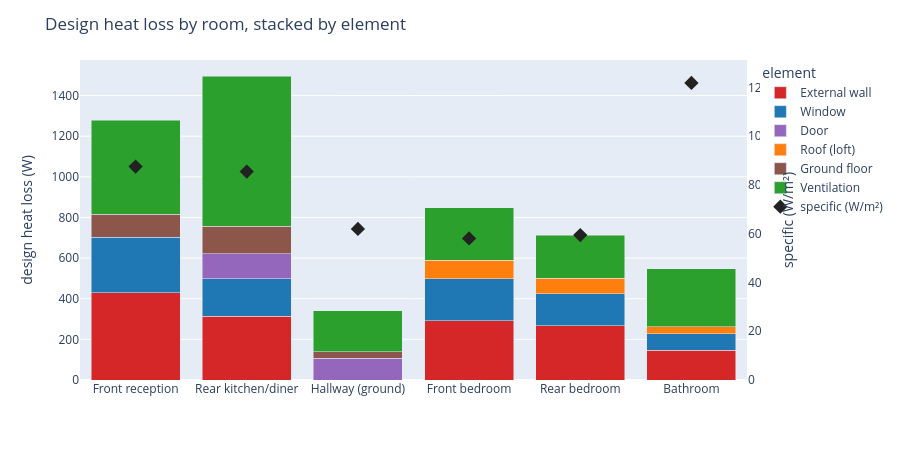

The cell this chart's notebook holds for it:
### Markdown cell above
### 2. Per-room heat loss, stacked by element

The required Phase 1 bar chart. Each bar is a room's total design load, stacked
by element category so the fabric-vs-ventilation and wall-vs-window splits are
legible per room. The dashed markers show **specific** heat loss (W/m²) on the
right axis — a small high-ventilation bathroom can lose a lot per m² even when
its absolute watts are modest.

### Code cell
room_order = [r.name for r in result.rooms]
cat_order = [c for c in CATEGORY_COLOURS if c in set(flows["category"])]

fig_bar = px.bar(
    flows, x="room", y="watts", color="category",
    category_orders={"room": room_order, "category": cat_order},
    color_discrete_map=CATEGORY_COLOURS,
)
fig_bar.update_traces(hovertemplate="%{x}<br>%{fullData.name}: %{y:.0f} W<extra></extra>")

specific = [r.specific_heat_loss_w_per_m2 for r in result.rooms]
fig_bar.add_scatter(
    x=room_order, y=specific, name="specific (W/m²)", yaxis="y2",
    mode="markers", marker=dict(symbol="diamond", size=11, color="#222"),
    hovertemplate="%{x}<br>%{y:.0f} W/m²<extra></extra>",
)
fig_bar.update_layout(
    title="Design heat loss by room, stacked by element",
    xaxis_title="", yaxis_title="design heat loss (W)",
    yaxis2=dict(title="specific (W/m²)", overlaying="y", side="right",
                showgrid=False, rangemode="tozero"),
    legend_title="element", height=460, barmode="stack",
)
fig_bar.write_html(REPORTS / "heat_loss_by_room.html", **HTML_KW)
fig_bar

### Figure 1 — Plotly figure (JSON) as saved in the notebook; plotly's stock layout.template omitted (floating-point values rounded to 4 significant figures)
{"data": [{"hovertemplate": "%{x}<br>%{fullData.name}: %{y:.0f} W<extra></extra>", "legendgroup": "External wall", "marker": {"color": "#d62728", "pattern": {"shape": ""}}, "name": "External wall", "orientation": "v", "showlegend": true, "textposition": "auto", "type": "bar", "x": ["Bathroom", "Front bedroom", "Front reception", "Rear bedroom", "Rear kitchen/diner"], "xaxis": "x", "y": [145.9, 292.6, 428.3, 266.0, 314.6], "yaxis": "y"}, {"hovertemplate": "%{x}<br>%{fullData.name}: %{y:.0f} W<extra></extra>", "legendgroup": "Window", "marker": {"color": "#1f77b4", "pattern": {"shape": ""}}, "name": "Window", "orientation": "v", "showlegend": true, "textposition": "auto", "type": "bar", "x": ["Bathroom", "Front bedroom", "Front reception", "Rear bedroom", "Rear kitchen/diner"], "xaxis": "x", "y": [82.08, 205.2, 275.3, 159.6, 183.5], "yaxis": "y"}, {"hovertemplate": "%{x}<br>%{fullData.name}: %{y:.0f} W<extra></extra>", "legendgroup": "Door", "marker": {"color": "#9467bd", "pattern": {"shape": ""}}, "name": "Door", "orientation": "v", "showlegend": true, "textposition": "auto", "type": "bar", "x": ["Hallway (ground)", "Rear kitchen/diner"], "xaxis": "x", "y": [108.0, 124.2], "yaxis": "y"}, {"hovertemplate": "%{x}<br>%{fullData.name}: %{y:.0f} W<extra></extra>", "legendgroup": "Roof (loft)", "marker": {"color": "#ff7f0e", "pattern": {"shape": ""}}, "name": "Roof (loft)", "orientation": "v", "showlegend": true, "textposition": "auto", "type": "bar", "x": ["Bathroom", "Front bedroom", "Rear bedroom"], "xaxis": "x", "y": [34.02, 91.98, 75.6], "yaxis": "y"}, {"hovertemplate": "%{x}<br>%{fullData.name}: %{y:.0f} W<extra></extra>", "legendgroup": "Ground floor", "marker": {"color": "#8c564b", "pattern": {"shape": ""}}, "name": "Ground floor", "orientation": "v", "showlegend": true, "textposition": "auto", "type": "bar", "x": ["Front reception", "Hallway (ground)", "Rear kitchen/diner"], "xaxis": "x", "y": [112.4, 30.8, 134.8], "yaxis": "y"}, {"hovertemplate": "%{x}<br>%{fullData.name}: %{y:.0f} W<extra></extra>", "legendgroup": "Ventilation", "marker": {"color": "#2ca02c", "pattern": {"shape": ""}}, "name": "Ventilation", "orientation": "v", "showlegend": true, "textposition": "auto", "type": "bar", "x": ["Bathroom", "Front bedroom", "Front reception", "Hallway (ground)", "Rear bedroom", "Rear kitchen/diner"], "xaxis": "x", "y": [286.4, 258.1, 462.4, 202.0, 212.2, 739.0], "yaxis": "y"}, {"hovertemplate": "%{x}<br>%{y:.0f} W/m²<extra></extra>", "marker": {"color": "#222", "size": 11, "symbol": "diamond"}, "mode": "markers", "name": "specific (W/m²)", "type": "scatter", "x": ["Front reception", "Rear kitchen/diner", "Hallway (ground)", "Front bedroom", "Rear bedroom", "Bathroom"], "y": [87.56, 85.49, 61.96, 58.08, 59.45, 121.9], "yaxis": "y2"}], "layout": {"barmode": "stack", "height": 460, "legend": {"title": {"text": "element"}, "tracegroupgap": 0}, "margin": {"t": 60}, "title": {"text": "Design heat loss by room, stacked by element"}, "xaxis": {"anchor": "y", "categoryarray": ["Front reception", "Rear kitchen/diner", "Hallway (ground)", "Front bedroom", "Rear bedroom", "Bathroom"], "categoryorder": "array", "domain": [0.0, 1.0], "title": {"text": ""}}, "yaxis": {"anchor": "x", "domain": [0.0, 1.0], "title": {"text": "design heat loss (W)"}}, "yaxis2": {"overlaying": "y", "rangemode": "tozero", "showgrid": false, "side": "right", "title": {"text": "specific (W/m²)"}}}}
